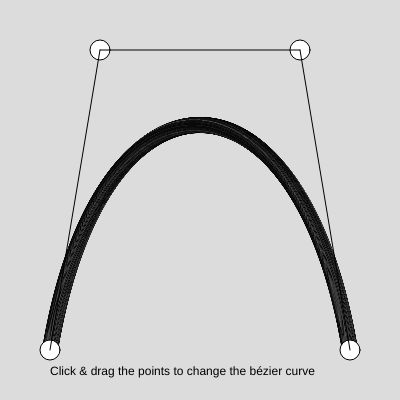
Frame 1 (no input)
Frame 60 (no input): identical to frame 1, image omitted
Frame 120 (the mouse pressed at the canvas centre since frame 60): identical to frame 1, image omitted

The p5.js sketch that drew this single still picture (run headless with seeded random() and noise() and a simulated clock; from frame 60 on, the mouse is pressed at the canvas centre):

// p5.js sketch
// ── sketch.js
class Point {
  constructor(x = undefined, y = undefined, relativX = undefined, relativY = undefined) {
    this.x = x;
    this.y = y;
    this.relativX = relativX;
    this.relativY = relativY;
  }
}

let P0 = new Point(50, 350);
let P1 = new Point(100, 50);
let P2 = new Point(300, 50);
let P3 = new Point(350, 350);
let A = new Point();
let B = new Point();
let C = new Point();
let D = new Point();
let E = new Point();
let P = new Point();

let t=0
let pd=20
let bezierPoints = [P0,P1,P2,P3]



function setup() {
  createCanvas(400, 400);
}

function draw() {
  background(220);
  movePoint()
  for(let t=0; t<1; t+=0.001){
    calcBezier(t);
    drawBezier();
  }
  drawPoints()
  supportLines()
  text("Click & drag the points to change the bézier curve",50,375)
}

function calcBezier(t){
  A.x=lerp(P0.x,P1.x,t)
  A.y=lerp(P0.y,P1.y,t)
  B.x=lerp(P1.x,P2.x,t)
  B.y=lerp(P1.y,P2.y,t)
  C.x=lerp(P2.x,P3.x,t)
  C.y=lerp(P2.y,P3.y,t)
  D.x=lerp(A.x,B.x,t)
  D.y=lerp(A.y,B.y,t)
  E.x=lerp(B.x,C.x,t)
  E.y=lerp(B.y,C.y,t)
  P.x=lerp(D.x,E.x,t)
  P.y=lerp(D.y,E.y,t)
}

function supportLines(){
  line(P0.x,P0.y,P1.x,P1.y);
  line(P1.x,P1.y,P2.x,P2.y);
  line(P2.x,P2.y,P3.x,P3.y);
}

function drawBezier(){
  circle(P.x,P.y,15);
}

function drawPoints(){
  circle(P0.x,P0.y,pd);
  circle(P1.x,P1.y,pd);
  circle(P2.x,P2.y,pd);
  circle(P3.x,P3.y,pd);
}

function movePoint(){
  for(let i=0; i<bezierPoints.length;i++){
    if(bezierPoints[i].relativX!=undefined){
      bezierPoints[i].x=mouseX+bezierPoints[i].relativX
      bezierPoints[i].y=mouseY+bezierPoints[i].relativY
    }
  } 
}

function mousePressed(){
  for(let i=0; i<bezierPoints.length;i++){
    if(dist(bezierPoints[i].x,bezierPoints[i].y,mouseX,mouseY)<pd/2){
      bezierPoints[i].relativX=bezierPoints[i].x-mouseX
      bezierPoints[i].relativY=bezierPoints[i].y-mouseY
    }
  } 
}

function mouseReleased(){
  for(let i=0; i<bezierPoints.length;i++){
    bezierPoints[i].relativX=undefined
    bezierPoints[i].relativY=undefined
  } 
}

/*
/////////// version til et virkårligt antal punkter
let points = [ [0, 128], [128, 0], [256, 0], [384, 128] ]
function drawDecasteljau(points){
  for(let i = 0; i < 1; i+=0.001){
    let ps = crlPtReduceDeCasteljau (points, i)
    circle(ps[ps.length-1][0][0],ps[ps.length-1][0][1],10)
  }
}

//https://en.wikipedia.org/wiki/De_Casteljau%27s_algorithm 
function crlPtReduceDeCasteljau(points, t) {
    let retArr = [ points.slice () ];
	while (points.length > 1) {
        let midpoints = [];
		for (let i = 0; i+1 < points.length; ++i) {
			let ax = points[i][0];
			let ay = points[i][1];
			let bx = points[i+1][0];
			let by = points[i+1][1];
            // a * (1-t) + b * t = a + (b - a) * t
			midpoints.push([
				ax + (bx - ax) * t,
				ay + (by - ay) * t,
			]);
		}
        retArr.push (midpoints)
		points = midpoints;
	}
	return retArr;
}
////////////////
*/
